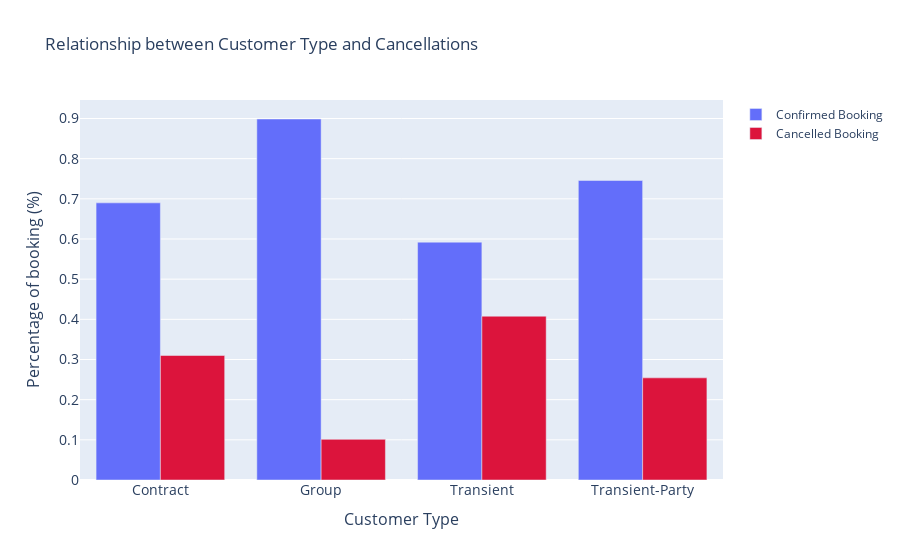

Here is the notebook cell this chart was saved with:
### Markdown cell above
### Customer Type & Cancellations

### Code cell
customer_type = pd.crosstab(df['customer_type'], df['is_canceled'], normalize = 'index')

fig = go.Figure(data=[
    go.Bar(name='Confirmed Booking', x=customer_type.index, y=customer_type[0]),
    go.Bar(name='Cancelled Booking', x=customer_type.index, y=customer_type[1],marker_color = 'crimson')])

fig.update_layout(barmode='group', title = 'Relationship between Customer Type and Cancellations',
                 yaxis=dict(
                 title='Percentage of booking (%)',
                 titlefont_size=16,
                 tickfont_size=14,)
                ,xaxis=dict(
                 title='Customer Type',
                 titlefont_size=16,
                 tickfont_size=14,))

fig.show()

### Figure 1 — Plotly figure (JSON) as saved in the notebook; plotly's stock layout.template omitted (floating-point values rounded to 4 significant figures)
{"data": [{"name": "Confirmed Booking", "type": "bar", "x": ["Contract", "Group", "Transient", "Transient-Party"], "y": [0.69, 0.8988, 0.5922, 0.7457]}, {"marker": {"color": "crimson"}, "name": "Cancelled Booking", "type": "bar", "x": ["Contract", "Group", "Transient", "Transient-Party"], "y": [0.31, 0.1012, 0.4078, 0.2543]}], "layout": {"barmode": "group", "title": {"text": "Relationship between Customer Type and Cancellations"}, "xaxis": {"tickfont": {"size": 14}, "title": {"font": {"size": 16}, "text": "Customer Type"}}, "yaxis": {"tickfont": {"size": 14}, "title": {"font": {"size": 16}, "text": "Percentage of booking (%)"}}}}
